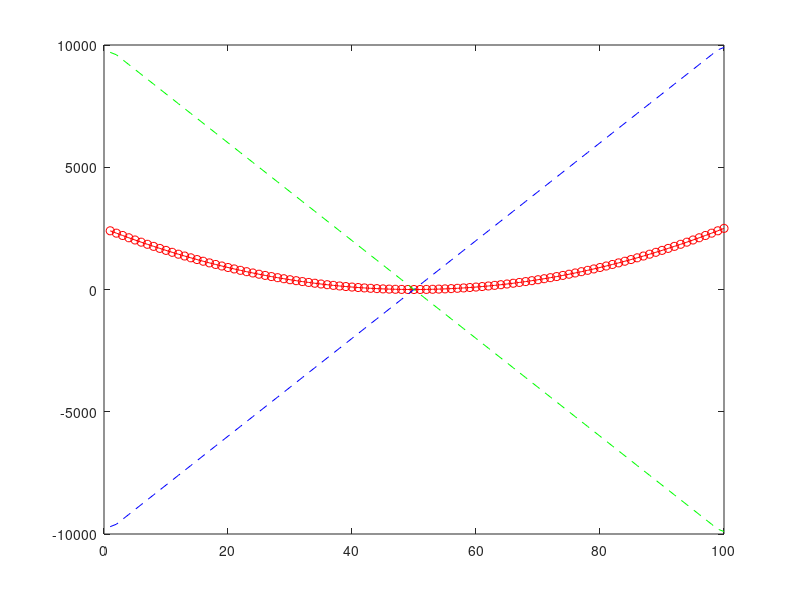

Write MATLAB code to recreate this figure.
clear all
close all
%% Gradient coding
% assume very simple example of one dimentional map (robot move in one directon, e.g. along X)

x = 1:1:100;
goal = 50;
f = (x - goal).^2;
plot(x,f,'r-o')

K = 100; % just a scaling scaling factor
gx = K*gradient (f);
hold on
plot(x,gx,'b--')

K = 100; % just a scaling scaling factor
gx = -K*gradient (f);
hold on
plot(x,gx,'g--')

